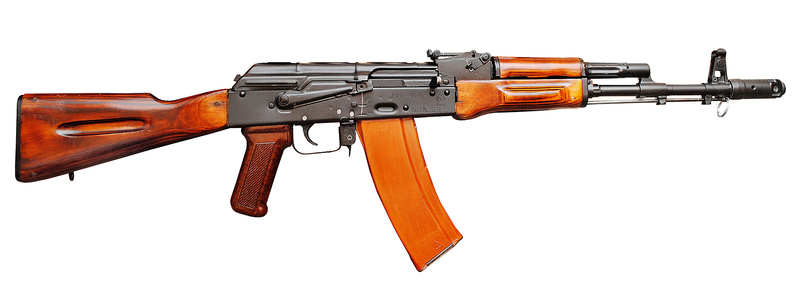
#> input picture original_images/01.jpg, 799 x 292 px
$ python -i background_removal_lyst.py   (imports and definitions only)   (older library calls are emulated)
#> lines starting #> are read from the running program, lines starting #| are printed output that depends on the picture; after the words box and inside, x2 and y2 are one past the last pixel; in counts of white or black regions, pixels touching at a corner belong together
import os
import cv2
import matplotlib.pyplot as plt
import numpy as np
import copy as cp

data_path = '/Users/ryoungblood/opencv_tests/data/'

show_intermediate = False

def remove_bg(file,output_file=None,show_intermediate=False,
              sobel_ksize=(5,5),gauss_ksize=(9,9), high_bg_noise=False,
              gray_threshold=30,erosion_ksize=(0,0),new_bg_color=(255,255,0)):

    # 1) Load the source image
#> called with file = '../original_images/01.jpg', show_intermediate = False, sobel_ksize = (5, 5), gauss_ksize = (9, 9), high_bg_noise = False, gray_threshold = 30, erosion_ksize = (0, 0), new_bg_color = (255, 255, 0)
    img = cv2.imread(file)
#> img is the input picture: shape (292, 799, 3); mean B, G, R 210.8, 216.8, 229.6
    # if show_intermediate:
    #     plt.imshow(cv2.cvtColor(img,cv2.COLOR_BGR2RGB))
    #     plt.show()

    # 2) Convert to Grayscale
    img_gray = cv2.cvtColor(img, cv2.COLOR_BGR2GRAY)
    # if show_intermediate:
    #     plt.imshow(img_gray, cmap='gray')
    #     plt.show()

    # 2.5) Invert the grayscale image
    img_negate = 255 - img_gray
    # if show_intermediate:
    #     plt.imshow(img_negate, cmap='gray')
    #     plt.show()

    # 3) Get the Sobel-filtered negative
    # Get the horizontal Sobel
    #!!!!!!! PARAMETER !!!!!!!!! (ksize)
    img_sobel_h_64f = cv2.Sobel(img_negate,cv2.CV_64F,1,0,ksize=sobel_ksize[0])
    img_sobel_h_64f_abs = np.absolute(img_sobel_h_64f)
    img_sobel_h_8u = np.uint8(img_sobel_h_64f_abs)

    # Get the vertical Sobel
    img_sobel_v_64f = cv2.Sobel(img_negate,cv2.CV_64F,0,1,ksize=sobel_ksize[1])
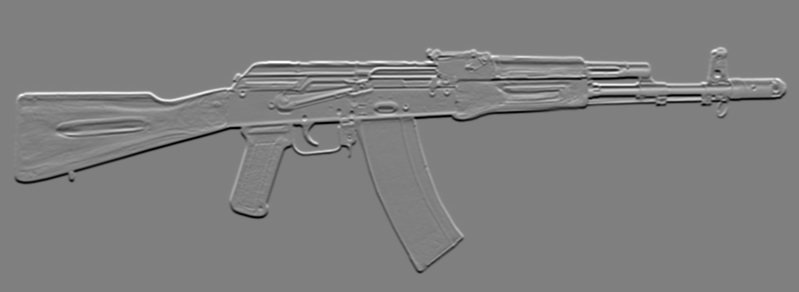
#> img_sobel_v_64f: shape (292, 799) float64; min -11782, max 11698, mean 0; drawn with min black and max white
    img_sobel_v_64f_abs = np.absolute(img_sobel_v_64f)
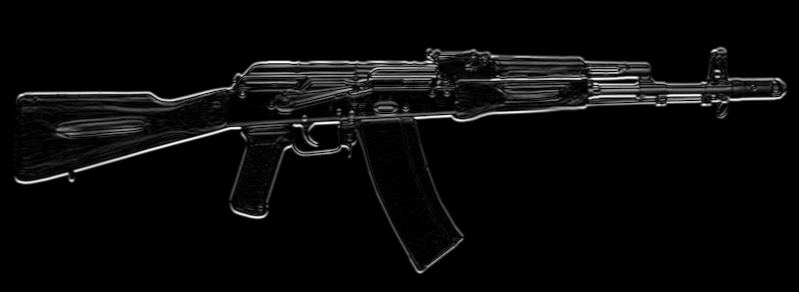
#> img_sobel_v_64f_abs: shape (292, 799) float64; min 0, max 11782, mean 452.6; drawn with min black and max white
    img_sobel_v_8u = np.uint8(img_sobel_v_64f_abs)

    # Bitwise OR those two
    img_sobel = cv2.bitwise_or(img_sobel_h_8u,img_sobel_v_8u)
    # [8 lines of commented-out code are left out]
    img_gauss = cv2.GaussianBlur(img_sobel, gauss_ksize, 0)
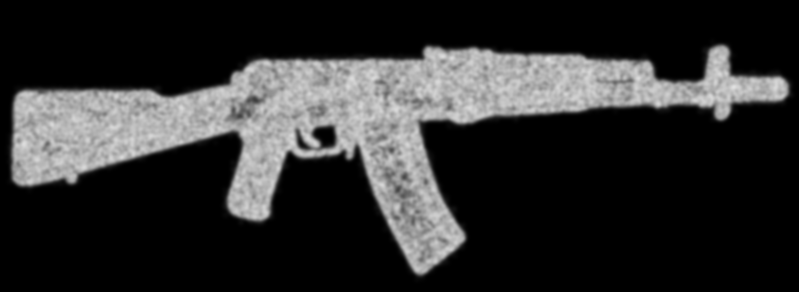
#> img_gauss: shape (292, 799); min 0, max 224, mean 46.4
    # if show_intermediate:
    #     plt.imshow(img_gauss, cmap='gray')
    #     plt.show()

    # 4.5) Negate again (OPTIONAL)
    if high_bg_noise == True:
        img_gauss = 255 - img_gauss

    # 5) Threshold-filter to drop away (to pure black) anything that's not white-ish
    threshold = gray_threshold #!!!!!!! PARAMETER !!!!!!!!! (threshold)
    ret,img_tozero = cv2.threshold(img_gauss,threshold,255,cv2.THRESH_TOZERO)
#> ret = 30
    # if show_intermediate:
    #     plt.imshow(img_tozero, cmap='gray')
    #     plt.show()

    # 5.5) Convert from single-channel (grayscale) back to BGR
    img_tozero_bgr = cv2.cvtColor(img_tozero, cv2.COLOR_GRAY2BGR)
    # if show_intermediate:
    #     plt.imshow(img_tozero_bgr)
    #     plt.show()

    # 6) Local adaptive threshold - looks for lone pixels in 5x5 areas and removes those which are not in a cluster
    # TODO: implement

    # 7) Flood fill - fills
    # TODO: update to flood fill from all of the corners
    mask = np.zeros((img_tozero.shape[0]+2,img_tozero.shape[1]+2),np.uint8)
    diff = (6,6,6)
    cv2.floodFill(image=img_tozero_bgr,mask=mask,seedPoint=(0,0),
                 newVal=(255,0,255),loDiff=diff,upDiff=diff, flags=4)
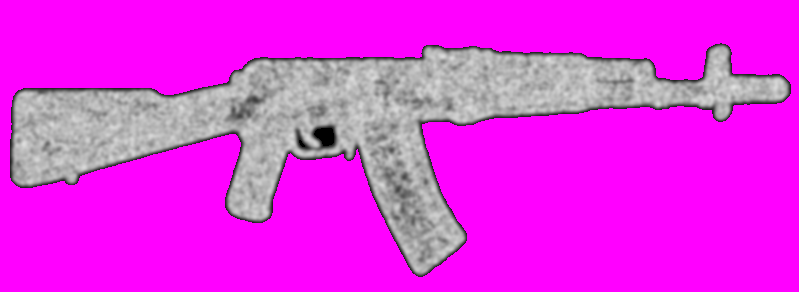
#> img_tozero_bgr: shape (292, 799, 3); mean B, G, R 229.1, 46, 229.1
    cv2.floodFill(image=img_tozero_bgr,mask=mask,seedPoint=(img_tozero.shape[1]-1,0),
             newVal=(255,0,255),loDiff=diff,upDiff=diff, flags=4)
    cv2.floodFill(image=img_tozero_bgr,mask=mask,seedPoint=(img_tozero.shape[1]-1,img_tozero.shape[0]-1),
             newVal=(255,0,255),loDiff=diff,upDiff=diff, flags=4)
    cv2.floodFill(image=img_tozero_bgr,mask=mask,seedPoint=(0,img_tozero.shape[0]-1),
             newVal=(255,0,255),loDiff=diff,upDiff=diff, flags=4)
    # [8 lines of commented-out code are left out]

    mask = mask[1:-1,1:-1]

    mask = cv2.bitwise_xor(mask,np.ones(mask.shape,np.uint8)) # swap 0s/1s

    # insert erosion here
    kernel = np.ones((5,5),np.uint8)
    mask = cv2.erode(mask,kernel,iterations=1)

    foreground_pass_mask = cv2.cvtColor(mask*255,cv2.COLOR_GRAY2BGR)
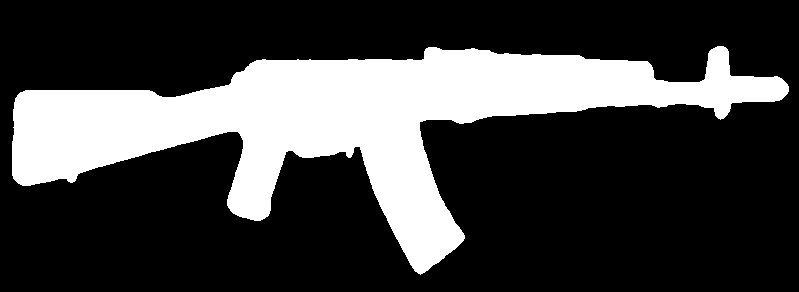
#> foreground_pass_mask: shape (292, 799, 3); 26% white; 1 white region, box (x1, y1, x2, y2) and area: (12, 46, 789, 275) 60559
    background_pass_mask = cv2.bitwise_not(foreground_pass_mask)

    # 9) get new background
    if type(new_bg_color) == tuple and len(new_bg_color)==3:
        new_bg = np.full(img.shape,new_bg_color,dtype=np.uint8)
    elif new_bg_color == 'white_noise':
        new_bg = np.random.randint(256, size=img.shape).astype(np.uint8)
    elif new_bg_color == 'normal_noise':
        new_bg = cv2.randn(np.zeros(img.shape,dtype=np.uint8),(127,127,127),(100,100,100))
        print('made it here')
    else:
        print('Using white background')
        new_bg = np.ones(img.shape) * 255

    background = cv2.bitwise_and(new_bg,background_pass_mask)
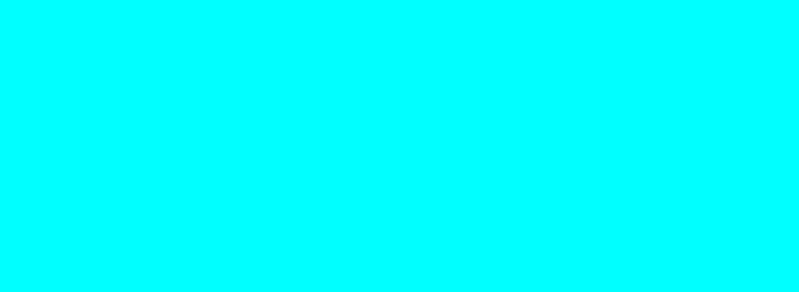
#> new_bg: shape (292, 799, 3); mean B, G, R 255, 255, 0

    # 10) Get Foreground
    foreground = cv2.bitwise_and(img,foreground_pass_mask)
    # plt.imshow(foreground)

    # 11) Add Foreground to New Background (Output Image)
    output_img = foreground + background
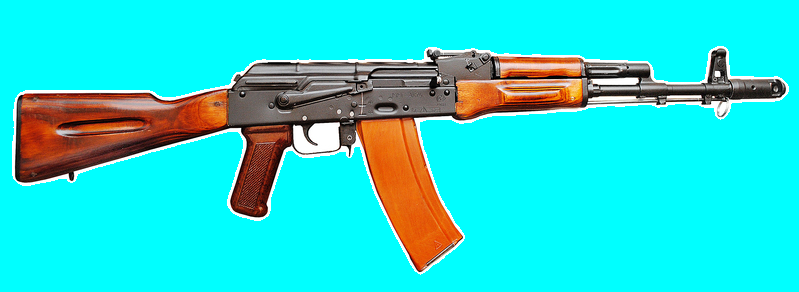
#> output_img: shape (292, 799, 3); mean B, G, R 210.8, 216.8, 40.8
    plt.imshow(output_img)
    plt.show()

    if show_intermediate:
        titles = ['1) Original Image', '2) Negate', '3) Sobel Filter',
                  '4) Gaussian Blur', '5) Threshold', '6) Local Adaptive Threshold',
                  '7) Flood Fill', '8) OR Mask', '9) Background',
                  '10) Foreground', '11) New Image']
        images = [img, img_negate, img_sobel, img_gauss, img_tozero, img_tozero,
                  img_tozero_bgr, background_pass_mask, background,
                  foreground, output_img]


        for i in [0,6,7,8,9,10]:
            plt.subplot(3,4,i+1),plt.imshow(cv2.cvtColor(images[i],cv2.COLOR_BGR2RGB))
            plt.title(titles[i])
            plt.xticks([]),plt.yticks([])

        for i in [1,2,3,4,5]:
            plt.subplot(3,4,i+1),plt.imshow(images[i], cmap='gray')
            plt.title(titles[i])
            plt.xticks([]),plt.yticks([])

        plt.show()

    if output_file:
        print(output_file)
        cv2.imwrite(output_file,output_img)

>>> result = remove_bg('../original_images/01.jpg')

$ run again, on original_images/03.jpg
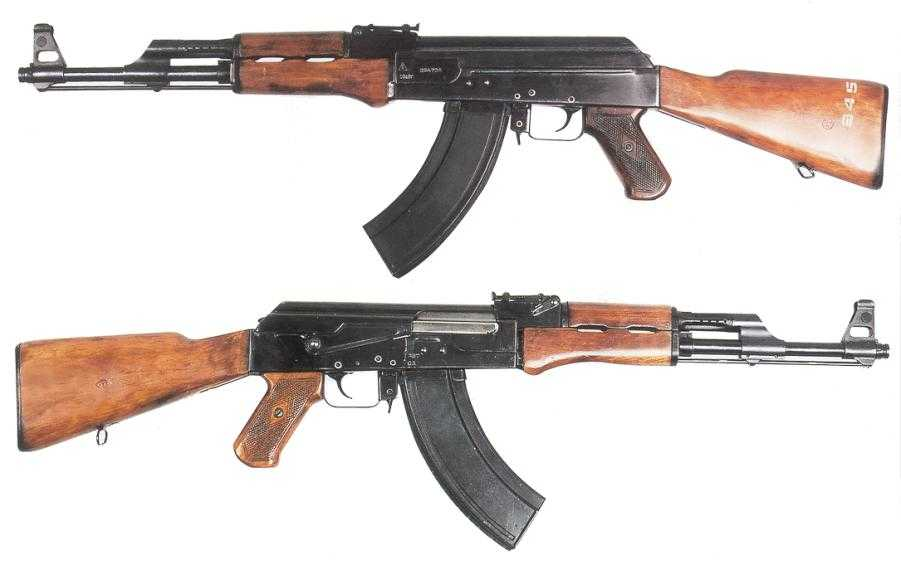
#> input picture original_images/03.jpg, 901 x 565 px
#> in remove_bg, img is the input picture: shape (565, 901, 3); mean B, G, R 209.1, 212.1, 218.9
#> ret = 30
#> in remove_bg, `foreground_pass_mask = cv2.cvtColor(mask*255,cv2.COLOR_GRAY2BGR)`:
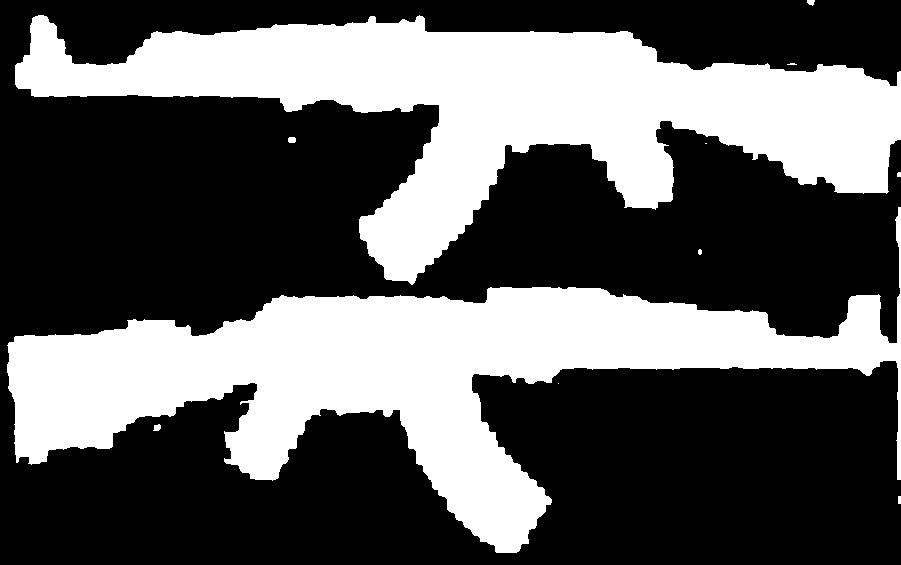
#> foreground_pass_mask: shape (565, 901, 3); 36.1% white; 11 white regions (4 under 20 px), largest, box (x1, y1, x2, y2) and area: (7, 207, 901, 553) 92915, (15, 15, 901, 285) 90490, (288, 137, 296, 143) 44
#> in remove_bg, `output_img = foreground + background`:
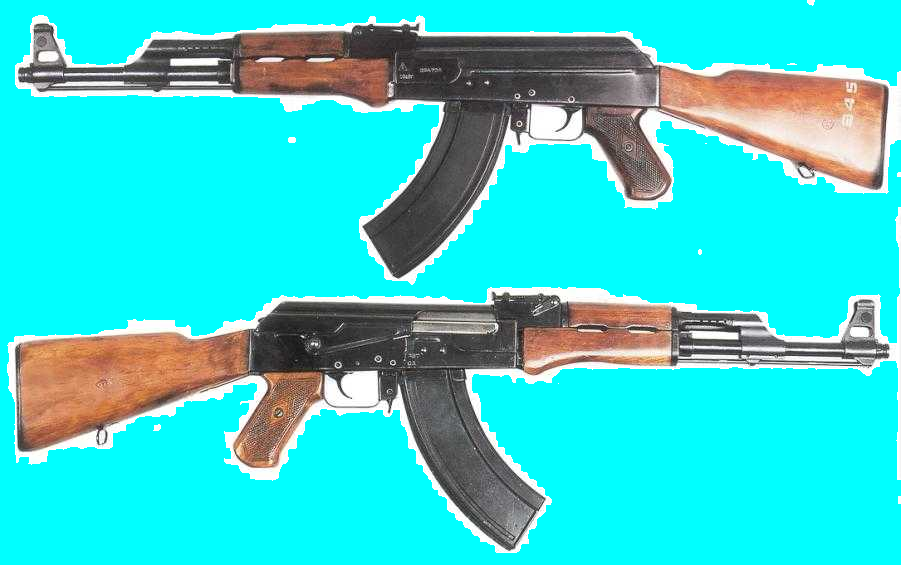
#> output_img: shape (565, 901, 3); mean B, G, R 209.1, 212.1, 55.9
